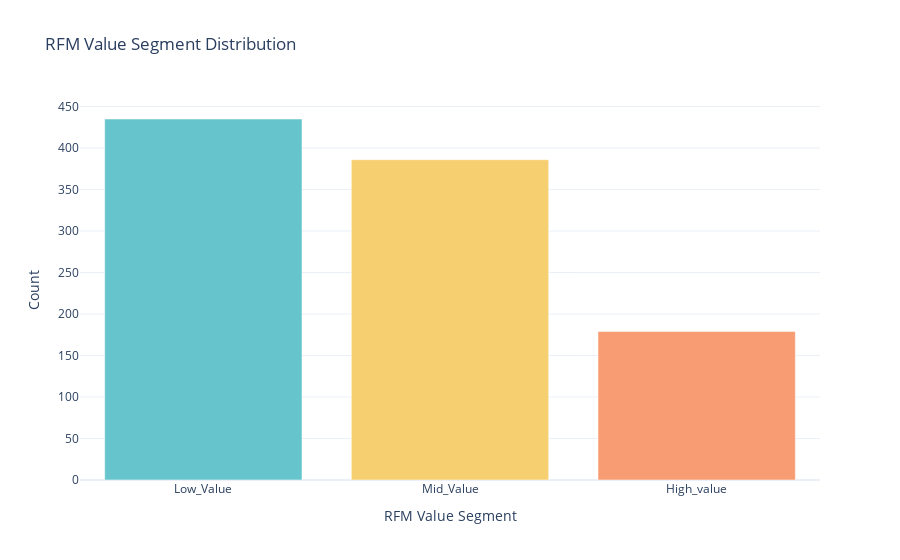

Notebook cell for this chart:
### Code cell
# Create a bar chart using Matplotlib
import plotly.express as px
import plotly.io as pio
import plotly.graph_objects as go
pio.templates.default = "plotly_white"
pastel_colors = px.colors.qualitative.Pastel

# Create the bar chart
fig_segment_dist = px.bar(segment_counts, x='Value Segment', y='Count', 
                          color='Value Segment', color_discrete_sequence=pastel_colors,
                          title='RFM Value Segment Distribution')

# Update the layout
fig_segment_dist.update_layout(xaxis_title='RFM Value Segment',
                              yaxis_title='Count',
                              showlegend=False)

# Show the figure
fig_segment_dist.show()

### Figure 1 — Plotly figure (JSON) as saved in the notebook; plotly's stock layout.template omitted (floating-point values rounded to 4 significant figures)
{"data": [{"alignmentgroup": "True", "hovertemplate": "Value Segment=%{x}<br>Count=%{y}<extra></extra>", "legendgroup": "Low_Value", "marker": {"color": "rgb(102, 197, 204)", "pattern": {"shape": ""}}, "name": "Low_Value", "offsetgroup": "Low_Value", "orientation": "v", "showlegend": true, "textposition": "auto", "type": "bar", "x": ["Low_Value"], "xaxis": "x", "y": [435], "yaxis": "y"}, {"alignmentgroup": "True", "hovertemplate": "Value Segment=%{x}<br>Count=%{y}<extra></extra>", "legendgroup": "Mid_Value", "marker": {"color": "rgb(246, 207, 113)", "pattern": {"shape": ""}}, "name": "Mid_Value", "offsetgroup": "Mid_Value", "orientation": "v", "showlegend": true, "textposition": "auto", "type": "bar", "x": ["Mid_Value"], "xaxis": "x", "y": [386], "yaxis": "y"}, {"alignmentgroup": "True", "hovertemplate": "Value Segment=%{x}<br>Count=%{y}<extra></extra>", "legendgroup": "High_value", "marker": {"color": "rgb(248, 156, 116)", "pattern": {"shape": ""}}, "name": "High_value", "offsetgroup": "High_value", "orientation": "v", "showlegend": true, "textposition": "auto", "type": "bar", "x": ["High_value"], "xaxis": "x", "y": [179], "yaxis": "y"}], "layout": {"autosize": true, "barmode": "relative", "legend": {"title": {"text": "Value Segment"}, "tracegroupgap": 0}, "showlegend": false, "title": {"text": "RFM Value Segment Distribution"}, "xaxis": {"anchor": "y", "autorange": true, "categoryarray": ["Low_Value", "Mid_Value", "High_value"], "categoryorder": "array", "domain": [0, 1], "range": [-0.5, 2.5], "title": {"text": "RFM Value Segment"}, "type": "category"}, "yaxis": {"anchor": "x", "autorange": true, "domain": [0, 1], "range": [0, 457.9], "title": {"text": "Count"}, "type": "linear"}}}
